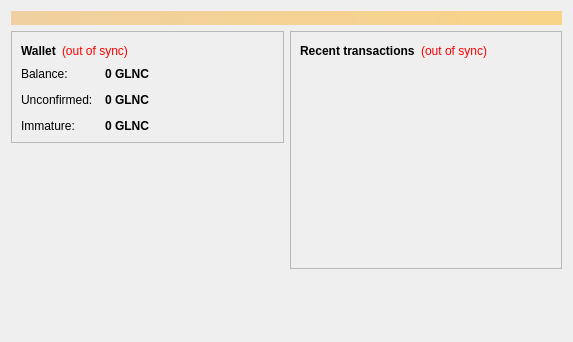
<?xml version="1.0" encoding="UTF-8"?>
<ui version="4.0">
 <class>OverviewPage</class>
 <widget class="QWidget" name="OverviewPage">
  <property name="geometry">
   <rect>
    <x>0</x>
    <y>0</y>
    <width>573</width>
    <height>342</height>
   </rect>
  </property>
  <property name="windowTitle">
   <string>Form</string>
  </property>
  <layout class="QVBoxLayout" name="topLayout">
   <item>
    <widget class="QLabel" name="labelAlerts">
     <property name="visible">
      <bool>false</bool>
     </property>
     <property name="styleSheet">
      <string notr="true">background-color: qlineargradient(x1: 0, y1: 0, x2: 1, y2: 0, stop:0 #F0D0A0, stop:1 #F8D488); color:#000000;</string>
     </property>
     <property name="wordWrap">
      <bool>true</bool>
     </property>
     <property name="margin">
      <number>3</number>
     </property>
    </widget>
   </item>
   <item>
    <layout class="QHBoxLayout" name="horizontalLayout" stretch="1,1">
     <item>
      <layout class="QVBoxLayout" name="verticalLayout_2">
       <item>
        <widget class="QFrame" name="frame">
         <property name="frameShape">
          <enum>QFrame::StyledPanel</enum>
         </property>
         <property name="frameShadow">
          <enum>QFrame::Raised</enum>
         </property>
         <layout class="QVBoxLayout" name="verticalLayout_4">
          <item>
           <layout class="QHBoxLayout" name="horizontalLayout_4">
            <item>
             <widget class="QLabel" name="label_5">
              <property name="font">
               <font>
                <weight>75</weight>
                <bold>true</bold>
               </font>
              </property>
              <property name="text">
               <string>Wallet</string>
              </property>
             </widget>
            </item>
            <item>
             <widget class="QLabel" name="labelWalletStatus">
              <property name="toolTip">
               <string>The displayed information may be out of date. Your wallet automatically synchronizes with the GoldencoinClassic network after a connection is established, but this process has not completed yet.</string>
              </property>
              <property name="styleSheet">
               <string notr="true">QLabel { color: red; }</string>
              </property>
              <property name="text">
               <string notr="true">(out of sync)</string>
              </property>
              <property name="alignment">
               <set>Qt::AlignLeading|Qt::AlignLeft|Qt::AlignVCenter</set>
              </property>
             </widget>
            </item>
            <item>
             <spacer name="horizontalSpacer_2">
              <property name="orientation">
               <enum>Qt::Horizontal</enum>
              </property>
              <property name="sizeHint" stdset="0">
               <size>
                <width>40</width>
                <height>20</height>
               </size>
              </property>
             </spacer>
            </item>
           </layout>
          </item>
          <item>
           <layout class="QFormLayout" name="formLayout_2">
            <property name="fieldGrowthPolicy">
             <enum>QFormLayout::AllNonFixedFieldsGrow</enum>
            </property>
            <property name="horizontalSpacing">
             <number>12</number>
            </property>
            <property name="verticalSpacing">
             <number>12</number>
            </property>
            <item row="0" column="0">
             <widget class="QLabel" name="label">
              <property name="text">
               <string>Balance:</string>
              </property>
             </widget>
            </item>
            <item row="0" column="1">
             <widget class="QLabel" name="labelBalance">
              <property name="font">
               <font>
                <weight>75</weight>
                <bold>true</bold>
               </font>
              </property>
              <property name="cursor">
               <cursorShape>IBeamCursor</cursorShape>
              </property>
              <property name="toolTip">
               <string>Your current balance</string>
              </property>
              <property name="text">
               <string notr="true">0 GLNC</string>
              </property>
              <property name="textInteractionFlags">
               <set>Qt::LinksAccessibleByMouse|Qt::TextSelectableByKeyboard|Qt::TextSelectableByMouse</set>
              </property>
             </widget>
            </item>
            <item row="1" column="0">
             <widget class="QLabel" name="label_3">
              <property name="text">
               <string>Unconfirmed:</string>
              </property>
             </widget>
            </item>
            <item row="1" column="1">
             <widget class="QLabel" name="labelUnconfirmed">
              <property name="font">
               <font>
                <weight>75</weight>
                <bold>true</bold>
               </font>
              </property>
              <property name="cursor">
               <cursorShape>IBeamCursor</cursorShape>
              </property>
              <property name="toolTip">
               <string>Total of transactions that have yet to be confirmed, and do not yet count toward the current balance</string>
              </property>
              <property name="text">
               <string notr="true">0 GLNC</string>
              </property>
              <property name="textInteractionFlags">
               <set>Qt::LinksAccessibleByMouse|Qt::TextSelectableByKeyboard|Qt::TextSelectableByMouse</set>
              </property>
             </widget>
            </item>
            <item row="2" column="0">
             <widget class="QLabel" name="labelImmatureText">
              <property name="text">
               <string>Immature:</string>
              </property>
             </widget>
            </item>
            <item row="2" column="1">
             <widget class="QLabel" name="labelImmature">
              <property name="font">
               <font>
                <weight>75</weight>
                <bold>true</bold>
               </font>
              </property>
              <property name="toolTip">
               <string>Mined balance that has not yet matured</string>
              </property>
              <property name="text">
               <string notr="true">0 GLNC</string>
              </property>
              <property name="textInteractionFlags">
               <set>Qt::LinksAccessibleByMouse|Qt::TextSelectableByKeyboard|Qt::TextSelectableByMouse</set>
              </property>
             </widget>
            </item>
           </layout>
          </item>
         </layout>
        </widget>
       </item>
       <item>
        <spacer name="verticalSpacer">
         <property name="orientation">
          <enum>Qt::Vertical</enum>
         </property>
         <property name="sizeHint" stdset="0">
          <size>
           <width>20</width>
           <height>40</height>
          </size>
         </property>
        </spacer>
       </item>
      </layout>
     </item>
     <item>
      <layout class="QVBoxLayout" name="verticalLayout_3">
       <item>
        <widget class="QFrame" name="frame_2">
         <property name="frameShape">
          <enum>QFrame::StyledPanel</enum>
         </property>
         <property name="frameShadow">
          <enum>QFrame::Raised</enum>
         </property>
         <layout class="QVBoxLayout" name="verticalLayout">
          <item>
           <layout class="QHBoxLayout" name="horizontalLayout_2">
            <item>
             <widget class="QLabel" name="label_4">
              <property name="text">
               <string>&lt;b&gt;Recent transactions&lt;/b&gt;</string>
              </property>
             </widget>
            </item>
            <item>
             <widget class="QLabel" name="labelTransactionsStatus">
              <property name="toolTip">
               <string>The displayed information may be out of date. Your wallet automatically synchronizes with the GoldencoinClassic network after a connection is established, but this process has not completed yet.</string>
              </property>
              <property name="styleSheet">
               <string notr="true">QLabel { color: red; }</string>
              </property>
              <property name="text">
               <string notr="true">(out of sync)</string>
              </property>
              <property name="alignment">
               <set>Qt::AlignRight|Qt::AlignTrailing|Qt::AlignVCenter</set>
              </property>
             </widget>
            </item>
            <item>
             <spacer name="horizontalSpacer">
              <property name="orientation">
               <enum>Qt::Horizontal</enum>
              </property>
              <property name="sizeHint" stdset="0">
               <size>
                <width>40</width>
                <height>20</height>
               </size>
              </property>
             </spacer>
            </item>
           </layout>
          </item>
          <item>
           <widget class="QListView" name="listTransactions">
            <property name="styleSheet">
             <string notr="true">QListView { background: transparent; }</string>
            </property>
            <property name="frameShape">
             <enum>QFrame::NoFrame</enum>
            </property>
            <property name="verticalScrollBarPolicy">
             <enum>Qt::ScrollBarAlwaysOff</enum>
            </property>
            <property name="horizontalScrollBarPolicy">
             <enum>Qt::ScrollBarAlwaysOff</enum>
            </property>
            <property name="selectionMode">
             <enum>QAbstractItemView::NoSelection</enum>
            </property>
           </widget>
          </item>
         </layout>
        </widget>
       </item>
       <item>
        <spacer name="verticalSpacer_2">
         <property name="orientation">
          <enum>Qt::Vertical</enum>
         </property>
         <property name="sizeHint" stdset="0">
          <size>
           <width>20</width>
           <height>40</height>
          </size>
         </property>
        </spacer>
       </item>
      </layout>
     </item>
    </layout>
   </item>
  </layout>
 </widget>
 <resources/>
 <connections/>
</ui>
